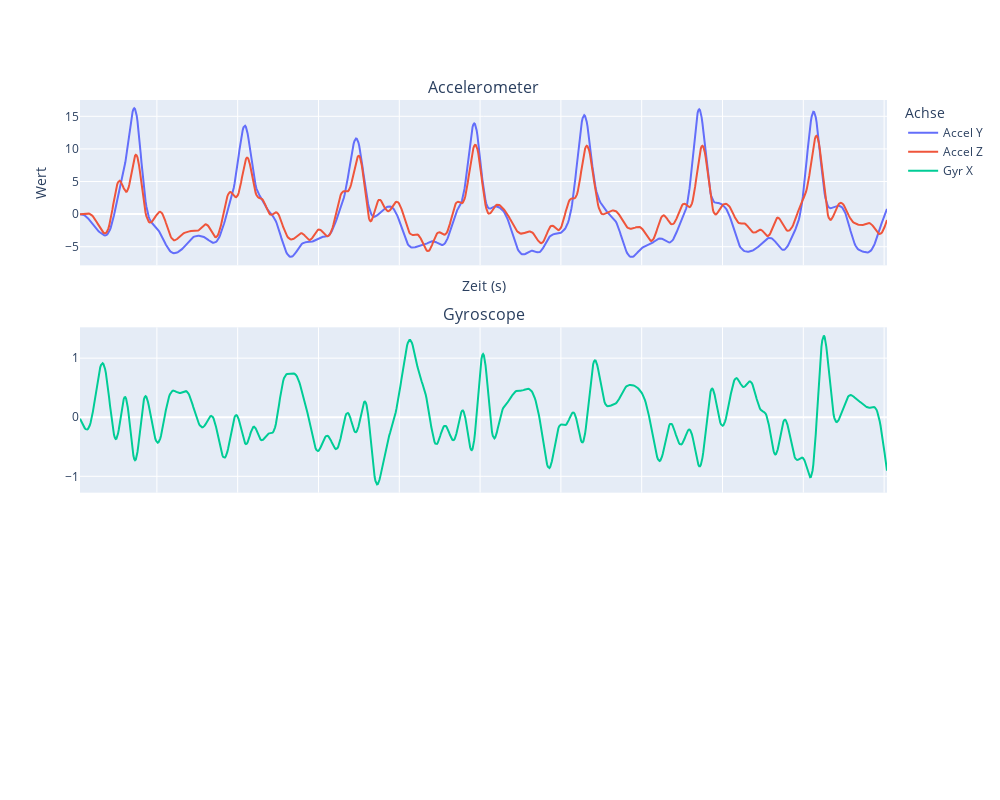

The cell this chart's notebook holds for it:
### Code cell
plot_df(filtered_df_sq)

### Figure 1 — Plotly figure (JSON) as saved in the notebook; plotly's stock layout.template omitted (floating-point values rounded to 4 significant figures; data arrays with more than 128 entries replaced by an {"elided": "..."} marker saying what was removed)
{"data": [{"name": "Accel Y", "type": "scatter", "x": {"elided": "998 float values"}, "y": {"elided": "998 float values"}}, {"name": "Accel Z", "type": "scatter", "x": {"elided": "998 float values"}, "y": {"elided": "998 float values"}}, {"marker": {"size": 4}, "name": "Gyr X", "type": "scatter", "x": {"elided": "998 float values"}, "xaxis": "x2", "y": {"elided": "998 float values"}, "yaxis": "y2"}], "layout": {"annotations": [{"font": {"size": 16}, "showarrow": false, "text": "Accelerometer", "x": 0.5, "xanchor": "center", "xref": "paper", "y": 1, "yanchor": "bottom", "yref": "paper"}, {"font": {"size": 16}, "showarrow": false, "text": "Gyroscope", "x": 0.5, "xanchor": "center", "xref": "paper", "y": 0.6333, "yanchor": "bottom", "yref": "paper"}], "height": 800, "legend": {"title": {"text": "Achse"}}, "width": 1000, "xaxis": {"anchor": "y", "domain": [0, 1], "matches": "x3", "showticklabels": false, "title": {"text": "Zeit (s)"}}, "xaxis2": {"anchor": "y2", "domain": [0, 1], "matches": "x3", "showticklabels": false}, "xaxis3": {"anchor": "y3", "domain": [0, 1]}, "yaxis": {"anchor": "x", "domain": [0.7333, 1], "title": {"text": "Wert"}}, "yaxis2": {"anchor": "x2", "domain": [0.3667, 0.6333]}, "yaxis3": {"anchor": "x3", "domain": [0, 0.2667]}}}
